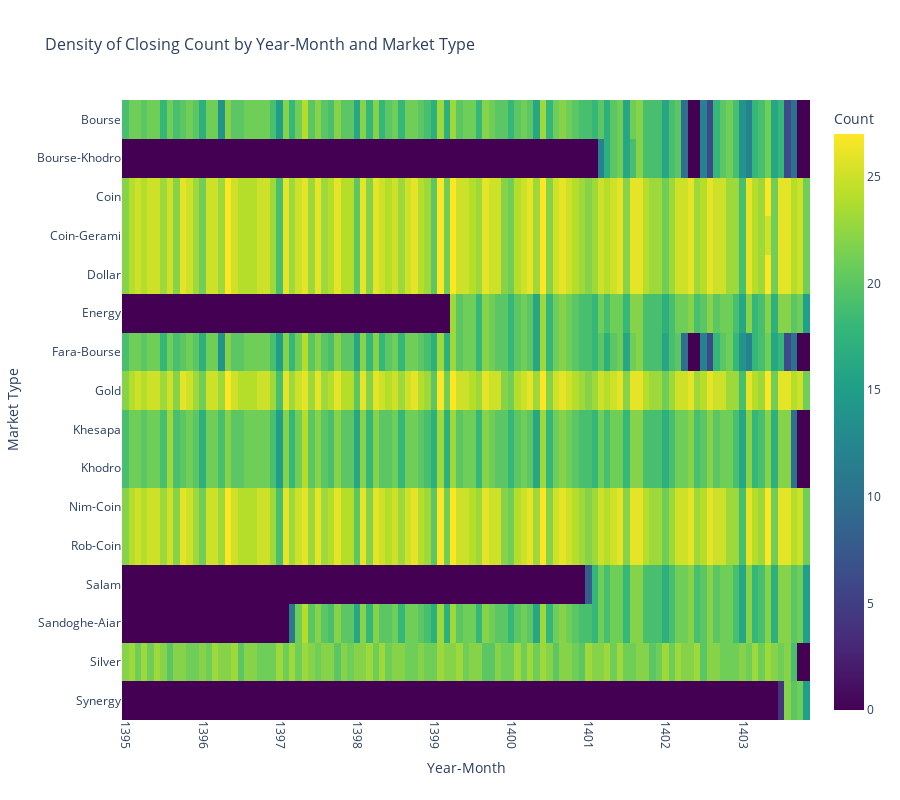
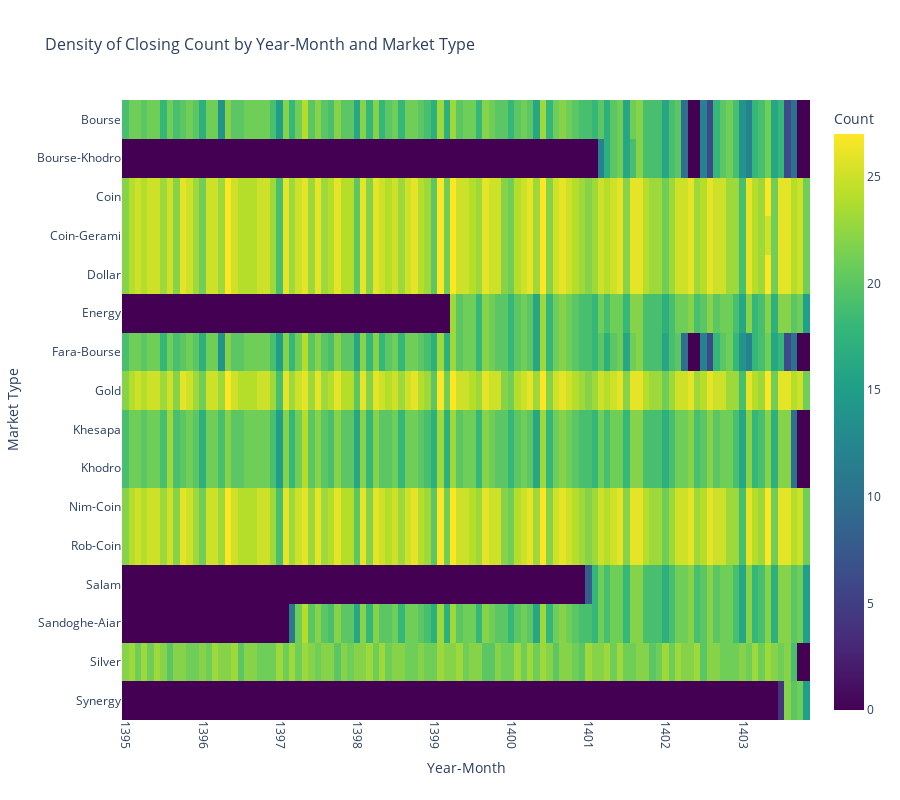

The cell these charts' notebook holds for them, in order:
### Code cell
# Data existence heatmap for all markets (excluding Bitcoin)
plot_data_existence(df, exclude_markets=['Bitcoin'])

### Figure 1 — Plotly figure (JSON) as saved in the notebook; plotly's stock layout.template omitted (floating-point values rounded to 4 significant figures; data arrays with more than 128 entries replaced by an {"elided": "..."} marker saying what was removed)
{"data": [{"coloraxis": "coloraxis", "hovertemplate": "Year-Month: %{x}<br>Market Type: %{y}<br>Count: %{z}<extra></extra>", "name": "0", "type": "heatmap", "x": ["1395-01", "1395-02", "1395-03", "1395-04", "1395-05", "1395-06", "1395-07", "1395-08", "1395-09", "1395-10", "1395-11", "1395-12", "1396-01", "1396-02", "1396-03", "1396-04", "1396-05", "1396-06", "1396-07", "1396-08", "1396-09", "1396-10", "1396-11", "1396-12", "1397-01", "1397-02", "1397-03", "1397-04", "1397-05", "1397-06", "1397-07", "1397-08", "1397-09", "1397-10", "1397-11", "1397-12", "1398-01", "1398-02", "1398-03", "1398-04", "1398-05", "1398-06", "1398-07", "1398-08", "1398-09", "1398-10", "1398-11", "1398-12", "1399-01", "1399-02", "1399-03", "1399-04", "1399-05", "1399-06", "1399-07", "1399-08", "1399-09", "1399-10", "1399-11", "1399-12", "1400-01", "1400-02", "1400-03", "1400-04", "1400-05", "1400-06", "1400-07", "1400-08", "1400-09", "1400-10", "1400-11", "1400-12", "1401-01", "1401-02", "1401-03", "1401-04", "1401-05", "1401-06", "1401-07", "1401-08", "1401-09", "1401-10", "1401-11", "1401-12", "1402-01", "1402-02", "1402-03", "1402-04", "1402-05", "1402-06", "1402-07", "1402-08", "1402-09", "1402-10", "1402-11", "1402-12", "1403-01", "1403-02", "1403-03", "1403-04", "1403-05", "1403-06", "1403-07", "1403-08", "1403-09", "1403-10", "1403-11"], "xaxis": "x", "y": ["Bourse", "Bourse-Khodro", "Coin", "Coin-Gerami", "Dollar", "Energy", "Fara-Bourse", "Gold", "Khesapa", "Khodro", "Nim-Coin", "Rob-Coin", "Salam", "Sandoghe-Aiar", "Silver", "Synergy"], "yaxis": "y", "z": {"elided": "16x107 float values"}}], "layout": {"coloraxis": {"colorbar": {"title": {"text": "Count"}}, "colorscale": [[0.0, "#440154"], [0.1111, "#482878"], [0.2222, "#3e4989"], [0.3333, "#31688e"], [0.4444, "#26828e"], [0.5556, "#1f9e89"], [0.6667, "#35b779"], [0.7778, "#6ece58"], [0.8889, "#b5de2b"], [1.0, "#fde725"]]}, "height": 800, "title": {"font": {"size": 16}, "text": "Density of Closing Count by Year-Month and Market Type"}, "xaxis": {"anchor": "y", "domain": [0.0, 1.0], "tickangle": 90, "title": {"text": "Year-Month"}}, "yaxis": {"anchor": "x", "autorange": "reversed", "domain": [0.0, 1.0], "title": {"text": "Market Type"}}}}

### Figure 2 — Plotly figure (JSON) as saved in the notebook; plotly's stock layout.template omitted (floating-point values rounded to 4 significant figures; data arrays with more than 128 entries replaced by an {"elided": "..."} marker saying what was removed)
{"data": [{"coloraxis": "coloraxis", "hovertemplate": "Year-Month: %{x}<br>Market Type: %{y}<br>Count: %{z}<extra></extra>", "name": "0", "type": "heatmap", "x": ["1395-01", "1395-02", "1395-03", "1395-04", "1395-05", "1395-06", "1395-07", "1395-08", "1395-09", "1395-10", "1395-11", "1395-12", "1396-01", "1396-02", "1396-03", "1396-04", "1396-05", "1396-06", "1396-07", "1396-08", "1396-09", "1396-10", "1396-11", "1396-12", "1397-01", "1397-02", "1397-03", "1397-04", "1397-05", "1397-06", "1397-07", "1397-08", "1397-09", "1397-10", "1397-11", "1397-12", "1398-01", "1398-02", "1398-03", "1398-04", "1398-05", "1398-06", "1398-07", "1398-08", "1398-09", "1398-10", "1398-11", "1398-12", "1399-01", "1399-02", "1399-03", "1399-04", "1399-05", "1399-06", "1399-07", "1399-08", "1399-09", "1399-10", "1399-11", "1399-12", "1400-01", "1400-02", "1400-03", "1400-04", "1400-05", "1400-06", "1400-07", "1400-08", "1400-09", "1400-10", "1400-11", "1400-12", "1401-01", "1401-02", "1401-03", "1401-04", "1401-05", "1401-06", "1401-07", "1401-08", "1401-09", "1401-10", "1401-11", "1401-12", "1402-01", "1402-02", "1402-03", "1402-04", "1402-05", "1402-06", "1402-07", "1402-08", "1402-09", "1402-10", "1402-11", "1402-12", "1403-01", "1403-02", "1403-03", "1403-04", "1403-05", "1403-06", "1403-07", "1403-08", "1403-09", "1403-10", "1403-11"], "xaxis": "x", "y": ["Bourse", "Bourse-Khodro", "Coin", "Coin-Gerami", "Dollar", "Energy", "Fara-Bourse", "Gold", "Khesapa", "Khodro", "Nim-Coin", "Rob-Coin", "Salam", "Sandoghe-Aiar", "Silver", "Synergy"], "yaxis": "y", "z": {"elided": "16x107 float values"}}], "layout": {"coloraxis": {"colorbar": {"title": {"text": "Count"}}, "colorscale": [[0.0, "#440154"], [0.1111, "#482878"], [0.2222, "#3e4989"], [0.3333, "#31688e"], [0.4444, "#26828e"], [0.5556, "#1f9e89"], [0.6667, "#35b779"], [0.7778, "#6ece58"], [0.8889, "#b5de2b"], [1.0, "#fde725"]]}, "height": 800, "title": {"font": {"size": 16}, "text": "Density of Closing Count by Year-Month and Market Type"}, "xaxis": {"anchor": "y", "domain": [0.0, 1.0], "tickangle": 90, "title": {"text": "Year-Month"}}, "yaxis": {"anchor": "x", "autorange": "reversed", "domain": [0.0, 1.0], "title": {"text": "Market Type"}}}}
